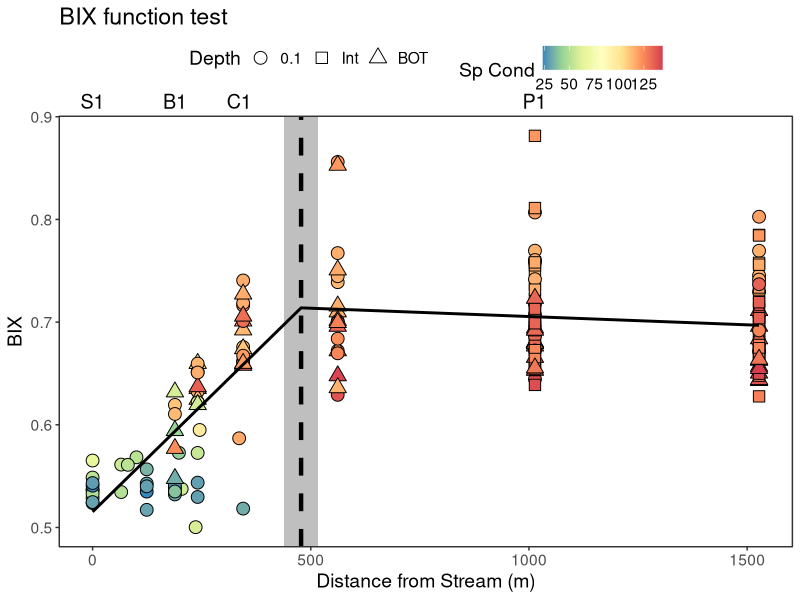
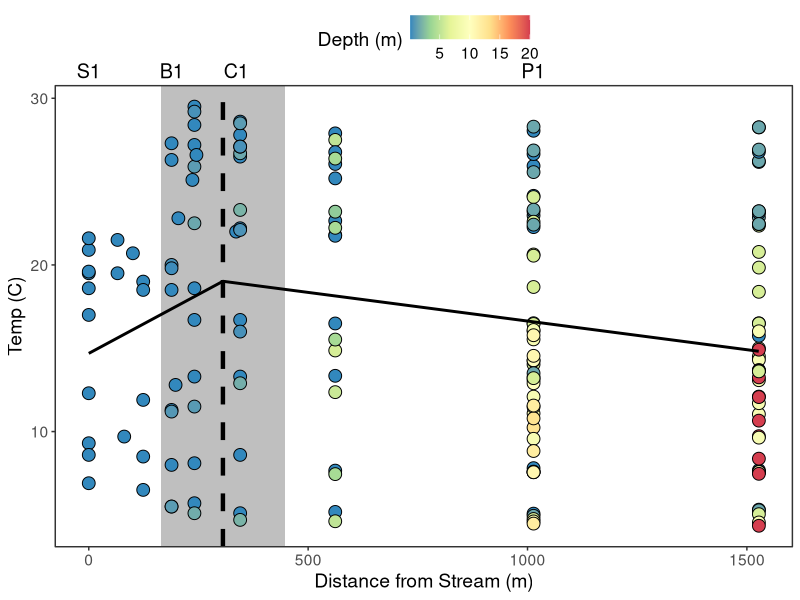
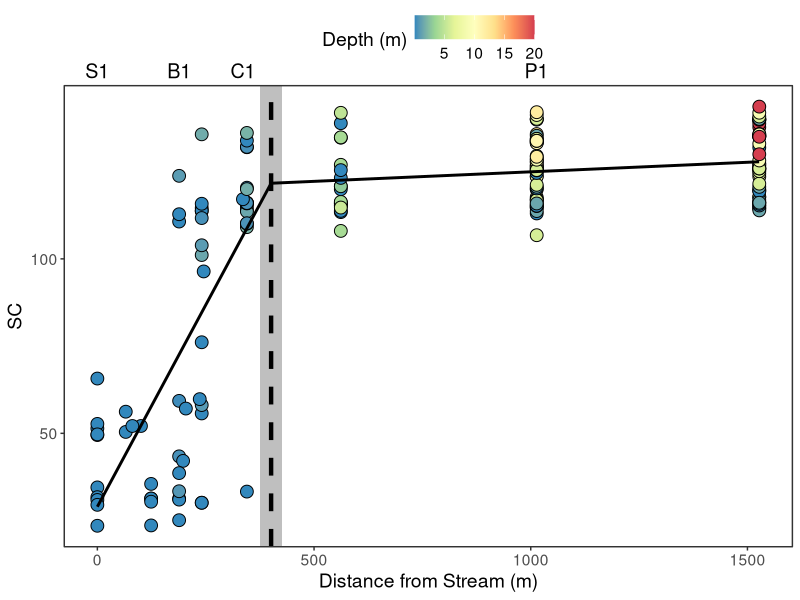
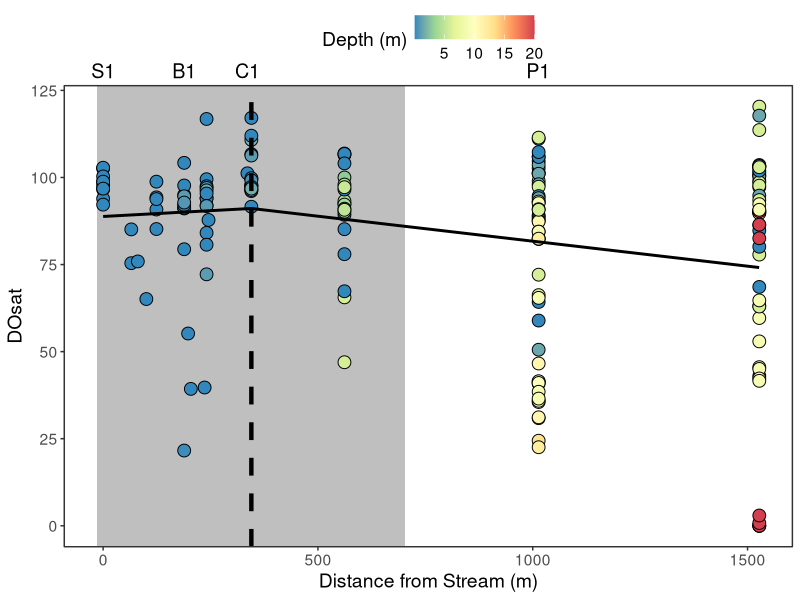
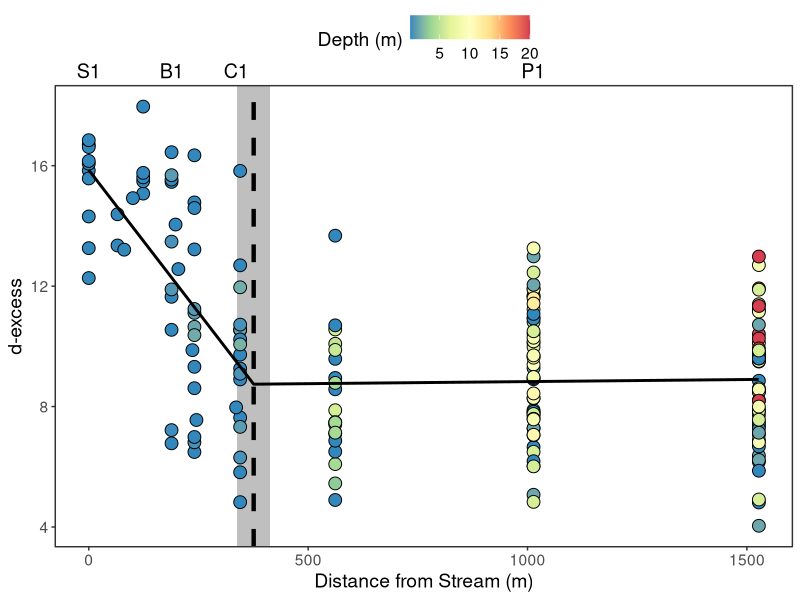
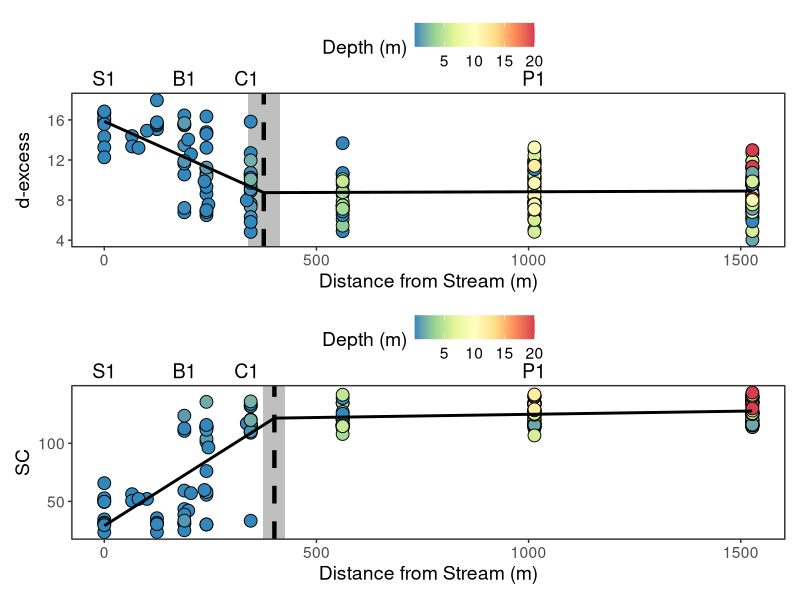
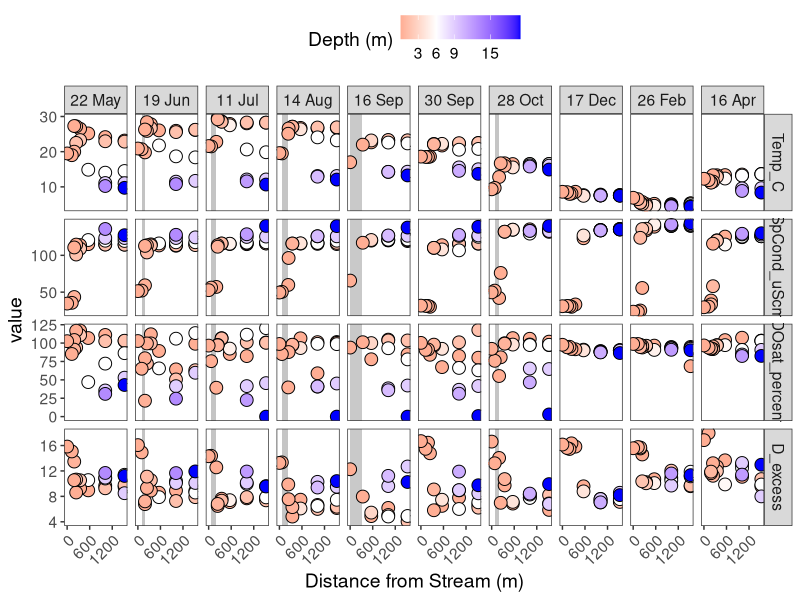
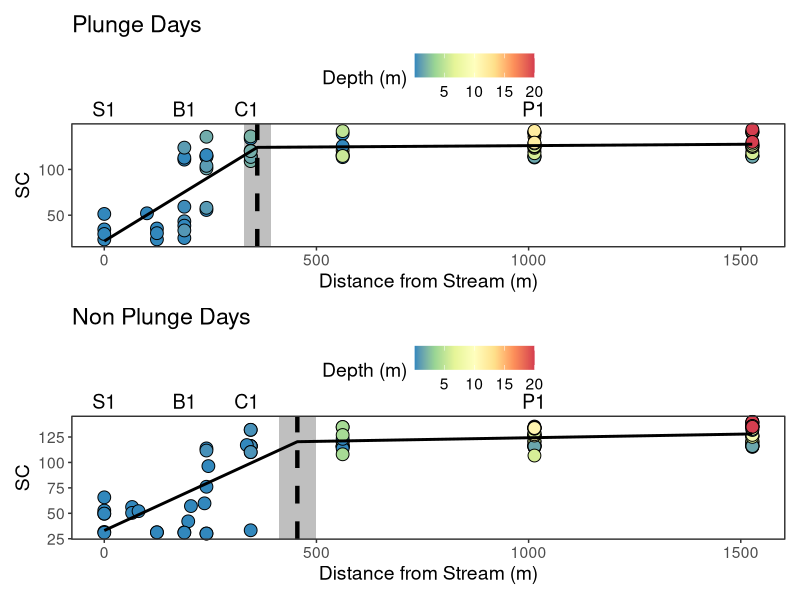

Generate these figures, in order, with R:
## ---- chunk 1
## packages 
library(segmented) #for breakpoints
library(tidyverse)
library(patchwork) # so you can arrange figures by "/" or "|"

## read in chem data
chem <- read_csv("../Data/chemistry_joined_sensor_hydro.csv")   

## ---- chunk 2
chem_bp <- chem |> 
  #Make depth column grouped by Surface, Bottom, and Intermediate (just for P1 and P2 for INT)
   mutate(Depth_bins = as.character(ifelse(Site %in% c(98,96,92,90) & Depth_m > 0.1, "BOT", Depth_m)),
          Depth_bins = as.character(ifelse(Site %in% c(88,50) & Depth_m > 9, "BOT", Depth_bins)),
          Depth_bins = as.character(ifelse(!Depth_bins %in% c("0.1", "BOT"), "Int", Depth_bins))
  ) |> 
  #zscores
  mutate(SC_zs = scale(SpCond_uScm),
         dexcess_zs = scale(D_excess),
         BIX_zs = scale(BIX),
         HIX_zs = scale(HIX),
         SUVA254_zs = scale(SUVA254),
         AT_zs = scale(A_T),
         DOC_zs = scale(DOC_mgL),
         NO3_zs = scale(NO3NO2_ugL),
         Chla_zs = scale(Chla_ugL)
         )

  
## ---- chunk 3
### BIX as an example

# #fit normal linear regression 
# my.lm <- lm(BIX ~ Distance, data = chem)
# summary(my.lm)
# davies <- davies.test(my.lm, k=10)
# davies
# 
# #Run breakpoint
# my.seg <- segmented(my.lm,  seg.Z = ~ Distance,  psi = 2 )
# summary(my.seg)
# my.seg$psi
# slope(my.seg)
# 
# #fit breakpoint segments to distance data
# my.fitted <- fitted(my.seg)
# my.model <- data.frame(Distance = chem$Distance, BIX_fit = my.fitted)
# 
# #get breakpoint lines
# #NOTE that this line comes up chopy because its fitting to x axis values that aren't continous (have gaps between c and P sites; fixed later below)
# my.lines <- my.seg$psi[ , 2]
# 
# #plot
# chem |> 
#   ggplot(aes(x = Distance, y = BIX, fill = Depth_m))+
#   geom_point(shape = 21, size = 4) + #shape = 21,
#   # geom_smooth()+
#   theme_bw()+ theme(legend.position = "top", text = element_text(size = 18),
#                     panel.grid.major = element_blank(), panel.grid.minor = element_blank())+
#   labs(x= "Distance from Stream (m)", y = "BIX", fill = "Depth (m)",
#        shape = "Site Type")+
#   scale_x_continuous(breaks = c(0, 500, 1000, 1500))+ 
#   scale_fill_gradient2(low = "red",  high ="blue",
#                        midpoint = 6,  guide = "colourbar", breaks = c(3,6,9, 15))+
#   #geom_smooth()+
#   geom_vline(xintercept = my.lines, linetype = "dashed", size = 1.5) +
#   geom_line(data = my.model, aes(x = Distance, y = BIX_fit), size = 1, inherit.aes = FALSE ) 



## get the quick stats by running on variables breakpoint
# #BIX
# my.lm <- lm(BIX ~ Distance, data = chem)
# davies <- davies.test(my.lm, k=10)
# davies
# my.seg <- segmented(my.lm,  seg.Z = ~ Distance,  psi = 2 )
# summary(my.seg)
# my.seg$psi
# slope(my.seg)


## ---- chunk 4
run_breakpoint_analysis <- function(df, 
                                    response_var = NULL,
                                    response_var_label = NULL,
                                    fill_var = NULL,
                                    fill_var_label = NULL,
                                    title = NULL,
                                    depth_shape = FALSE  # TRUE/FALSE to map Depth_bins to shape
                                    ) {
  
  # Fit linear model
  my.lm <- lm(as.formula(paste(response_var, "~ Distance")), data = df)
  
  # Davies test
  davies <- davies.test(my.lm, k = 10)
  
  # Segmented model
  my.seg <- segmented(my.lm, seg.Z = ~ Distance, psi = 2)
  
  # Make regression lines
  dist_gradient <- data.frame(Distance = seq(0, max(df$Distance, na.rm = TRUE), by = 1))
  dist_gradient$fit <- predict(my.seg, newdata = dist_gradient)
  
  # Breakpoint + SE
  my.lines <- my.seg$psi[, 2]
  my.lines.SE <- my.seg$psi[, 3]
  
  # Build base plot
  p <- df |>
    ggplot(aes(x = Distance, y = .data[[response_var]], fill = .data[[fill_var]])) +
    geom_rect(
      aes(
        xmin = (my.lines - my.lines.SE),
        xmax = (my.lines + my.lines.SE),
        ymin = -Inf, ymax = Inf
      ),
      alpha = 0.1, fill = "gray", color = NA
    )
  
  # Conditionally map shape to Depth_bins or use fixed shape
  if (depth_shape) {
    p <- p +
      geom_point(aes(shape = Depth_bins), size = 4) +
      scale_shape_manual(
        values = c("0.1" = 21, "Int" = 22, "BOT" = 24),
        limits = c("0.1", "Int", "BOT"),
        name = "Depth"
      )
  } else {
    p <- p +
      geom_point(shape = 21, size = 4)
  }
  
  p <- p +
    labs(
      x = "Distance from Stream (m)",
      title = title,
      y = response_var_label,
      fill = fill_var_label
    ) +
    scale_x_continuous(breaks = c(0, 500, 1000, 1500)) +
    scale_fill_distiller(palette = "Spectral", direction = -1) +
    geom_vline(xintercept = my.lines, linetype = "dashed", size = 1.5) +
    geom_line(
      data = dist_gradient,
      aes(x = Distance, y = fit),
      size = 1,
      inherit.aes = FALSE
    ) +
    annotate("text",
             x = c(0, 189, 336, 1013),
             y = Inf,
             label = c("S1", "B1", "C1", "P1"),
             vjust = -0.5,
             size = 5) +
    coord_cartesian(clip = "off") +
    theme_bw() +
    theme(
      legend.position = "top",
      text = element_text(size = 14),
      panel.grid.major = element_blank(),
      panel.grid.minor = element_blank(),
      legend.background = element_blank(),
      legend.box.background = element_blank()
    )
 
  list(
    plot = p,
    segmented_summary = summary(my.seg),
    segmented_slopes = slope(my.seg),
    davies_test = davies
  )
} # end of function


## ---- chunk 5
run_breakpoint_analysis(chem_bp, response_var = "BIX", response_var_label = "BIX", title = "BIX function test",
                                        fill_var = "SpCond_uScm", fill_var_label = "Sp Cond", depth_shape = T)


## ---- chunk 6
## Temp
temp_break <- run_breakpoint_analysis(chem_bp, response_var = "Temp_C", response_var_label = "Temp (C)",
                                      fill_var = "Depth_m", fill_var_label = "Depth (m)")

temp_break$plot
temp_break$davies_test

## Cond
SC_break <- run_breakpoint_analysis(chem_bp, response_var = "SpCond_uScm", response_var_label = "SC",
                                    fill_var = "Depth_m", fill_var_label = "Depth (m)")

SC_break$plot
SC_break$davies_test

## DO
DO_break <- run_breakpoint_analysis(chem_bp, response_var = "DOsat_percent", response_var_label = "DOsat",
                                    fill_var = "Depth_m", fill_var_label = "Depth (m)")

DO_break$plot
DO_break$davies_test


## d-excess
Dexcess_break <- run_breakpoint_analysis(chem_bp, response_var = "D_excess", response_var_label = "d-excess",
                                    fill_var = "Depth_m", fill_var_label = "Depth (m)")

Dexcess_break$plot
Dexcess_break$davies_test


## stack Sp cond and d-excess
Dexcess_break$plot / SC_break$plot



## ---- chunk 7

levels <- c("Temp_C", "SpCond_uScm", "DOsat_percent", "D_excess")

levels_db <- c("22 May", "19 Jun", "11 Jul", "14 Aug", "16 Sep", 
               "30 Sep", "28 Oct", "17 Dec", "26 Feb", "16 Apr")

#By dates
chem_bp |> 
  dplyr::select(-Depth_bins) |> 
  pivot_longer(-c(1:7)) |>  
  # filter(!Site %in% c(50,88,90)) |> #if wanting to zoom in on S1 - C1 transition
  filter(name %in% levels) |> 
  mutate(Date1 = format(Date, "%d %b")) |> 
  ggplot(aes(x = Distance, y = value, fill = Depth_m))+
  geom_rect(aes(xmin = Dry_start, xmax = Dry_end, ymin = -Inf, ymax = Inf), 
            alpha = 0.1, fill = "gray", color = NA )+ #color gets rid of border
  geom_point(shape = 21, size = 4) + #shape = 21,
  #geom_smooth()+ # add ', warning=FALSE' to chunk to see plot
  facet_grid(factor(name, levels = levels)~factor(Date1, levels = levels_db), scales = "free_y")+
  theme_bw()+ theme(legend.position = "top", text = element_text(size = 14),
                    axis.text.x = element_text(angle = 45, hjust = 1), #can make angle = 45 and hjust = 1 to shift x label
                    panel.grid.major = element_blank(), panel.grid.minor = element_blank())+
  labs(x= "Distance from Stream (m)", fill = "Depth (m)")+
  scale_x_continuous(breaks = c(0, 600, 1200))+ 
  scale_fill_gradient2(low = "red",  high ="blue",
                       midpoint = 6,  guide = "colourbar", breaks = c(3,6,9, 15))




## ---- chunk 8
### dry stream vs connected days 
dry_stream_days <- c(ymd("2024-06-19"), ymd("2024-07-11"), ymd("2024-08-14"), 
                ymd("2024-09-16"), ymd("2024-10-28") )

wet_stream_days <- c(ymd("2024-05-22"), ymd("2024-09-30"), ymd("2024-12-17"), 
                ymd("2025-02-26"), ymd("2025-04-16"))

### plunge v no plunge groups 
plungedays <- c(ymd("2024-05-22"), ymd("2024-06-19"), ymd("2025-02-26"), ymd("2025-04-16"))

nonplungedays <- c(ymd("2024-07-11"), ymd("2024-08-14"), ymd("2024-09-16"),
                    ymd("2024-09-30"),  ymd("2024-10-28"), ymd("2024-12-17"))


## ---- chunk 9
## SC
plungedays_df <- chem_bp |> 
  filter(Date %in% plungedays)

SC_break_plunge <- run_breakpoint_analysis(plungedays_df, response_var = "SpCond_uScm", response_var_label = "SC",
                                    fill_var = "Depth_m", fill_var_label = "Depth (m)", title = "Plunge Days")

SC_break_plunge$davies_test


noplungedays_df <- chem_bp |> 
  filter(Date %in% nonplungedays)

SC_break_plungeno <- run_breakpoint_analysis(noplungedays_df, response_var = "SpCond_uScm", response_var_label = "SC",
                                    fill_var = "Depth_m", fill_var_label = "Depth (m)", title = "Non Plunge Days")

SC_break_plungeno$davies_test

SC_break_plunge$plot / SC_break_plungeno$plot


##D-excess
Dexcess_break_plunge <- run_breakpoint_analysis(plungedays_df, response_var = "D_excess", response_var_label = "d-excess",
                                    fill_var = "Depth_m", fill_var_label = "Depth (m)", title = "Plunge Days")

Dexcess_break_plunge$davies_test


Dexcess_break_plungeno <- run_breakpoint_analysis(noplungedays_df, response_var = "D_excess", response_var_label = "d-excess",
                                    fill_var = "Depth_m", fill_var_label = "Depth (m)", title = "Non Plunge Days")

Dexcess_break_plungeno$davies_test

Dexcess_break_plunge$plot / Dexcess_break_plungeno$plot


## ---- chunk 10
## SC
drystream_df <- chem_bp |> 
  filter(Date %in% dry_stream_days)

SC_break_dry <- run_breakpoint_analysis(drystream_df, response_var = "SpCond_uScm", response_var_label = "SC",
                                    fill_var = "Depth_m", fill_var_label = "Depth (m)", title = "Dry Stream Days")

SC_break_dry$davies_test


wetstream_df <- chem_bp |> 
  filter(Date %in% wet_stream_days)

SC_break_wet <- run_breakpoint_analysis(wetstream_df, response_var = "SpCond_uScm", response_var_label = "SC",
                                    fill_var = "Depth_m", fill_var_label = "Depth (m)", title = "Connected Stream Days")

SC_break_wet$davies_test

SC_break_dry$plot / SC_break_wet$plot


##D-excess
D_break_dry <- run_breakpoint_analysis(drystream_df, response_var = "D_excess", response_var_label = "d-excess",
                                    fill_var = "Depth_m", fill_var_label = "Depth (m)", title = "Dry Stream Days")

D_break_wet <- run_breakpoint_analysis(wetstream_df, response_var = "D_excess", response_var_label = "d-excess",
                                    fill_var = "Depth_m", fill_var_label = "Depth (m)", title = "Connected Stream Days")

D_break_dry$plot / D_break_wet$plot



## ---- chunk 11

#### DOC
doc_zt_break <- run_breakpoint_analysis(chem_bp, response_var = "DOC_zs", response_var_label = "DOC (z-score)",
                                        fill_var = "Depth_m", fill_var_label = "Depth (m)")

doc_zt_break$plot
doc_zt_break$davies_test
doc_zt_break$segmented_summary
doc_zt_break$segmented_slopes

#### BIX

bix_zt_break <- run_breakpoint_analysis(chem_bp, response_var = "BIX_zs", response_var_label = "BIX (z-score)",
                                        fill_var = "Depth_m", fill_var_label = "Depth (m)")

bix_zt_break$plot
bix_zt_break$davies_test
bix_zt_break$segmented_summary
bix_zt_break$segmented_slopes

#### AT
AT_zt_break <- run_breakpoint_analysis(chem_bp, response_var = "AT_zs", response_var_label = "Peak A:T (z-score)",
                                        fill_var = "Depth_m", fill_var_label = "Depth (m)")
AT_zt_break$davies_test
AT_zt_break$segmented_summary
AT_zt_break$segmented_slopes


#### HIX
hix_zt_break <- run_breakpoint_analysis(chem_bp, response_var = "HIX_zs", response_var_label = "HIX (z-score)",
                                        fill_var = "Depth_m", fill_var_label = "Depth (m)")
hix_zt_break$davies_test
hix_zt_break$segmented_summary
hix_zt_break$segmented_slopes

#### SUVA
SUVA_zt_break <- run_breakpoint_analysis(chem_bp, response_var = "SUVA254_zs", response_var_label = "SUVA254 (z-score)",
                                        fill_var = "Depth_m", fill_var_label = "Depth (m)")
SUVA_zt_break$davies_test
SUVA_zt_break$segmented_summary
SUVA_zt_break$segmented_slopes


cowplot::plot_grid(AT_zt_break$plot, SUVA_zt_break$plot, hix_zt_break$plot,
                                     labels = c("a", "b", "c"), ncol = 1)



## ---- chunk 12

# bix_break <- run_breakpoint_analysis(chem_bp, response_var = "BIX", response_var_label = "BIX",
#                                       fill_var = "Depth_m", fill_var_label = "Depth (m)")
# 
# doc_break <- run_breakpoint_analysis(chem_bp, response_var = "DOC_mgL", response_var_label = "DOC (mg/L)",
#                                       fill_var = "Depth_m", fill_var_label = "Depth (m)")
# 
# 
# #stack
# library(patchwork)
# SC_break$plot / Dexcess_break$plot / bix_break$plot / doc_break$plot
# 
# #bix other fills
# bix_break_sc <- run_breakpoint_analysis(chem_bp, response_var = "BIX", response_var_label = "BIX",
#                                       fill_var = "SpCond_uScm", fill_var_label = "SpCond")
# 
# bix_break_dexcess <- run_breakpoint_analysis(chem_bp, response_var = "BIX", response_var_label = "BIX",
#                                       fill_var = "D_excess", fill_var_label = "d-excess")
# 
# bix_break_stage <- run_breakpoint_analysis(chem_bp, response_var = "BIX", response_var_label = "BIX",
#                                       fill_var = "HPB_stage_cm", fill_var_label = "stream stage")
# 
# (bix_break$plot / bix_break_sc$plot) | (bix_break_dexcess$plot / bix_break_stage$plot)

## ---- chunk 13
##make surface only data frame
chem_surf <- chem_bp |>
  filter(Depth_m == 0.1)

##make max depth only data frame
chem_maxdepth <- chem_bp |>
  group_by(Site, Date) |>
  mutate(max_depth = if_else(Depth_m == max(Depth_m, na.rm = TRUE), "Max", "Not")) |>
  ungroup() |>
  filter(max_depth == "Max")

## ---- chunk 14
#### BIX 

## BIX surface
bix_zt_surf_break <- run_breakpoint_analysis(chem_surf, response_var = "BIX_zs", response_var_label = "BIX (z-score)",
                                        fill_var = "Depth_m", fill_var_label = "Depth (m)")
bix_zt_surf_break$davies_test
bix_zt_surf_break$segmented_summary
bix_zt_surf_break$segmented_slopes

## BIX BOT
bix_zt_bot_break <- run_breakpoint_analysis(chem_maxdepth, response_var = "BIX_zs", response_var_label = "BIX (z-score)",
                                        fill_var = "Depth_m", fill_var_label = "Depth (m)")
bix_zt_bot_break$davies_test
bix_zt_bot_break$segmented_summary
bix_zt_bot_break$segmented_slopes


#plot breakpoints
bix_zt_break$plot / bix_zt_surf_break$plot / bix_zt_bot_break$plot


## ---- chunk 15
#### DOC 

## DOC surface
doc_zt_surf_break <- run_breakpoint_analysis(chem_surf, response_var = "DOC_zs", response_var_label = "DOC (z-score)",
                                        fill_var = "Depth_m", fill_var_label = "Depth (m)")
doc_zt_surf_break$davies_test
doc_zt_surf_break$segmented_summary
doc_zt_surf_break$segmented_slopes

## DOC BOT
doc_zt_bot_break <- run_breakpoint_analysis(chem_maxdepth, response_var = "DOC_zs", response_var_label = "DOC (z-score)",
                                        fill_var = "Depth_m", fill_var_label = "Depth (m)")
doc_zt_bot_break$davies_test
doc_zt_bot_break$segmented_summary
doc_zt_bot_break$segmented_slopes


## ---- chunk 16
##plot them all
DOM_surf_maxdepth_BPs <- cowplot::plot_grid(doc_zt_break$plot, bix_zt_break$plot,  
                                     doc_zt_surf_break$plot,  bix_zt_surf_break$plot, 
                                     doc_zt_bot_break$plot, bix_zt_bot_break$plot,
                                     labels = c("a) DOC all depths", "b) BIX all depths", 
                                                "c) DOC surface", "d) BIX surface",
                                                "e) DOC max depth", "f) BIX max depth"), ncol = 2)

DOM_surf_maxdepth_BPs

#ggsave("../Figures/DOM_surf_bot_BPs.png", DOM_surf_maxdepth_BPs, height = 8, width = 8, units = "in")


## ---- chunk 17
####NO3
no3_zt_break <- run_breakpoint_analysis(chem_bp, response_var = "NO3_zs", response_var_label = "NO3 (z-score)",
                                        fill_var = "Depth_m", fill_var_label = "Depth (m)")

no3_zt_break$plot
no3_zt_break$davies_test
no3_zt_break$segmented_summary
no3_zt_break$segmented_slopes


## ---- chunk 18
#### NO3 surface
no3_zt_break_surf <- run_breakpoint_analysis(chem_surf, response_var = "NO3_zs", response_var_label = "NO3 (z-score)",
                                        fill_var = "Depth_m", fill_var_label = "Depth (m)")

no3_zt_break_surf$plot
no3_zt_break_surf$davies_test
no3_zt_break_surf$segmented_summary
no3_zt_break_surf$segmented_slopes


#### chla surface
chla_zt_break_surf <- run_breakpoint_analysis(chem_surf, response_var = "Chla_zs", response_var_label = "Chl-a (z-score)",
                                        fill_var = "Depth_m", fill_var_label = "Depth (m)")

chla_zt_break_surf$plot
chla_zt_break_surf$davies_test
chla_zt_break_surf$segmented_summary
chla_zt_break_surf$segmented_slopes



##make figure 
chla_break_plots <- cowplot::plot_grid(no3_zt_break_surf$plot, chla_zt_break_surf$plot, 
                                       doc_zt_surf_break$plot,  bix_zt_surf_break$plot, 
                                     labels = c("a", "b", "c", "d"), ncol = 1)

chla_break_plots

#ggsave("../Figures/Chla_breakpoints_surf_SI.png", chla_break_plots, height = 9, width = 7, units = "in")





## ---- chunk 19
chem_bp |> 
  mutate(Site_Type = ifelse(Site_code %in% c("S1", "S2"), "Stream", NA),
         Site_Type = ifelse(Site_code %in% c("B1", "B2"), "Backwater", Site_Type),
         Site_Type = ifelse(Site_code %in% c("C1", "C2"), "Cove", Site_Type),
         Site_Type = ifelse(Site_code %in% c("P1", "P2"), "Pelagic", Site_Type)
         ) |> 
  ggplot(aes(x = SpCond_uScm, y = BIX, shape = Site_Type, color = Date))+
  geom_point()
